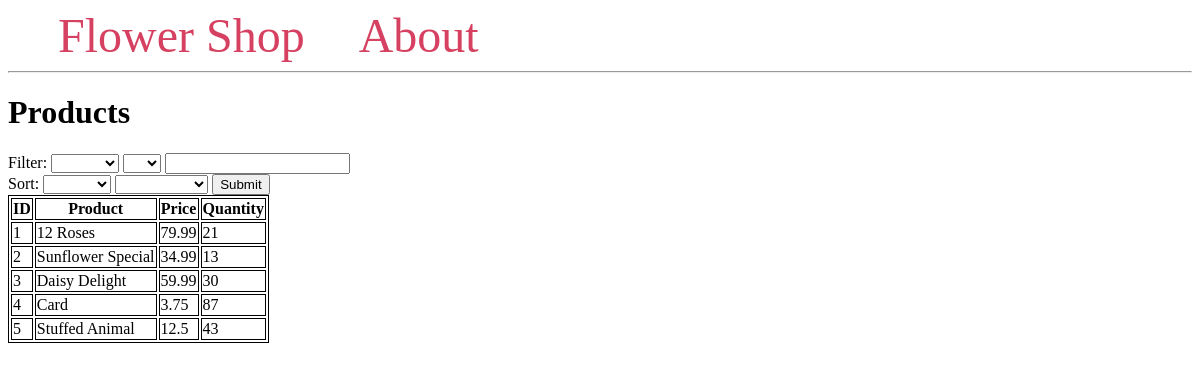
/product, run on the app's committed database.
### tables this page shows
CREATE TABLE product (
                productID INTEGER PRIMARY KEY,
                p_desc TEXT NOT NULL,
                price REAL NOT NULL,
                stock INTEGER NOT NULL CHECK (stock>=0)
            );

### main.py (the view, shortened to what this page needs)
@app.route("/product", methods=("GET", "POST"))
def product():
    conn = get_db_connection()
    db= Database(conn, cursor)
    products = conn.execute("SELECT * FROM product").fetchall()
    return render_template("products.html", products=products)

### main.py (called while the page is built)
def get_db_connection():
    conn = sqlite3.connect('flowershopdatabase.db', check_same_thread=False)
    conn.execute("PRAGMA foreign_keys = 1")
    conn.row_factory = sqlite3.Row
    return conn

### templates/products.html (shortened to what this page needs)
{% extends 'base.html' %}
{% block content %}
    <h1>{% block title %} Products {% endblock %}</h1>
    <div>
        <form method="post">
            <div>
                <label>Filter:</label>
                <select name="filt_attr">
                    <option value=""></option>
                    <option value="productID">ID</option>
                </select>
                <select name="op">
                    <option value=""></option>
                    <option value="=">=</option>
                </select>
                <input type="text" name="value">
            </div>
            <label>Sort:</label>
            <select name="sort_attr" id="sort_attr">
                    <option value=""></option>
                    <option value="productID">ID</option>
            </select>
            <select name="asc" id="asc">
                <option value=""></option>
                <option value="ASC">Ascending</option>
            </select>
            <button type="submit">Submit</button>
        </form>
    </div>
    <table>
        <tr>
          <th>ID</th>
          <th>Product</th>
          <th>Price</th>
          <th>Quantity</th>
        </tr>
        {% for product in products %}
                <tr>
                    <td>{{ product['productID'] }}</td>
                    <td>{{ product['p_desc'] }}</td>
                    <td>{{ product['price'] }}</td>
                    <td>{{ product['stock'] }}</td>
                </tr>
        {% endfor %}
    </table>
{% endblock %}

### templates/base.html (shortened to what this page needs)
<!DOCTYPE html>
<html lang="en">
<head>
</head>
<body>
    <nav>
        <a href="{{ url_for('index') }}">Flower Shop</a>
        <a href="#">About</a>
    </nav>
    <hr>
    <div class="content">
        {% block content %} {% endblock %}
    </div>
</body>
</html>

### templates/base.html (style rules this page uses)
nav a { color: #d64161; font-size: 3em; margin-left: 50px; text-decoration: none; }
table, th, td { border: 1px solid black; }

### data on the page
product: productID "1", p_desc "12 Roses", price "79.99", stock "21"
product: productID "2", p_desc "Sunflower Special", price "34.99", stock "13"
product: productID "3", p_desc "Daisy Delight", price "59.99", stock "30"
product: productID "4", p_desc "Card", price "3.75", stock "87"
product: productID "5", p_desc "Stuffed Animal", price "12.5", stock "43"
